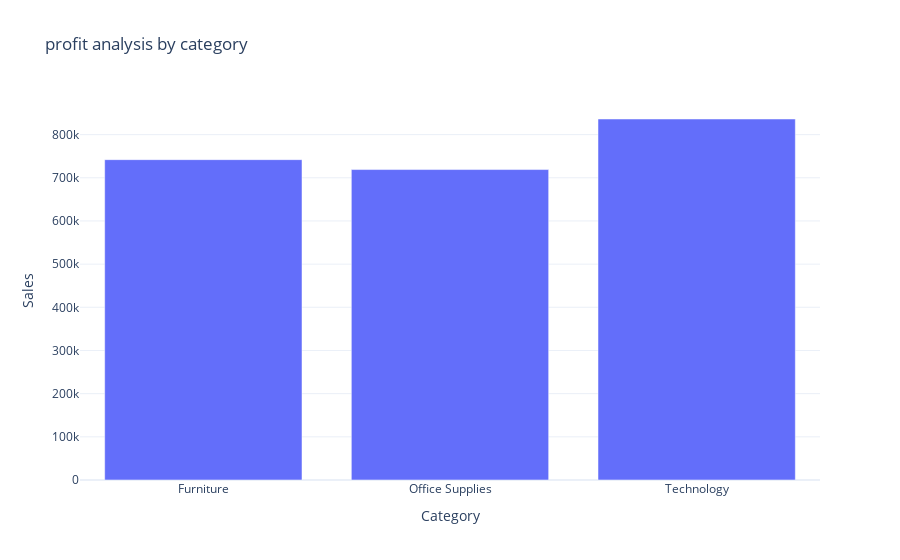

The cell this chart's notebook holds for it:
### Code cell
profit_by_category=df.groupby('Category')['Sales'].sum().reset_index()
fig=ex.bar(profit_by_category,x='Category',y='Sales',title="profit analysis by category")
fig.show()

### Figure 1 — Plotly figure (JSON) as saved in the notebook; plotly's stock layout.template omitted (floating-point values rounded to 4 significant figures)
{"data": [{"alignmentgroup": "True", "hovertemplate": "Category=%{x}<br>Sales=%{y}<extra></extra>", "legendgroup": "", "marker": {"color": "#636efa", "pattern": {"shape": ""}}, "name": "", "offsetgroup": "", "orientation": "v", "showlegend": false, "textposition": "auto", "type": "bar", "x": ["Furniture", "Office Supplies", "Technology"], "xaxis": "x", "y": [742000.0, 719000.0, 836200.0], "yaxis": "y"}], "layout": {"barmode": "relative", "legend": {"tracegroupgap": 0}, "title": {"text": "profit analysis by category"}, "xaxis": {"anchor": "y", "domain": [0, 1], "title": {"text": "Category"}}, "yaxis": {"anchor": "x", "domain": [0, 1], "title": {"text": "Sales"}}}}
